Frame 1 (no input): blank canvas, image omitted
Frame 60 (the mouse pressed at the canvas centre just before this capture): blank canvas, image omitted
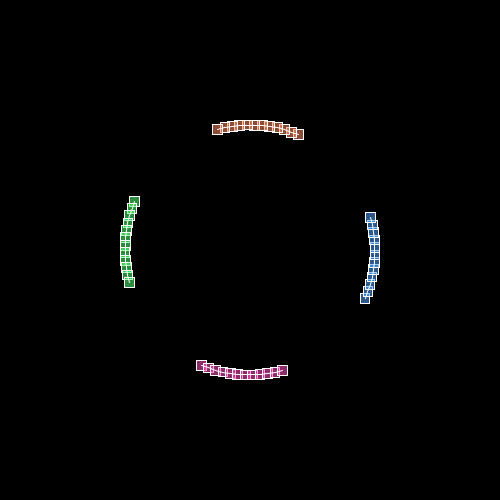
Frame 120 (the mouse held since frame 60 and released just before this capture)

The Processing sketch whose frames 1 and 60 were blank and that drew this single picture after the mouse press (run headless with seeded random() and noise(); from frame 60 on, the mouse is pressed at the canvas centre):

// Processing sketch: circle
// ── circle.pde
//Circle object
class Circle {
  float x;
  float y;
  boolean drawIt;
  public Circle(float x, float y, boolean drawIt) {
    this.x = x;
    this.y = y;
    this.drawIt = drawIt;
  }
}

//Main Code
void setup() {
  size(500,500);
}
int amount = 10;
void mousePressed() {
  amount++;
}
float move = 0;
float moveN = 0;
float time = 0;
float select = 0;
int frame = 0;
ArrayList<Circle> circles = new ArrayList<Circle>();

void draw() {
  background(0);
  
  //Add circle object
  for (int i = 0; i < 1; i++) {
    if (frame % 2 == 0) {
      float mX = map(mouseX,0,width,0,1);
      float mY = map(mouseY,0,height,0,1);
      if (mX != 0 && mY != 0) {
        if (circles.size() > amount) {
          circles.remove(0);
        }
        boolean drawIt = true;
        if (circles.size() != 0) {
          Circle last = circles.get(circles.size()-1);
          if (last.x == mouseX && last.y == mouseY) {
            drawIt = false;
          }
        }
        //circles.add(new Circle(mouseX,mouseY,drawIt));
        circles.add(new Circle((sin(move)*width/2)*mX+width/2,(cos(move)*height/2)*mY+height/2,drawIt));
      }
    }
  }
  
  //Draw circle path
  noStroke();
  noFill();
  stroke(255);
  
  beginShape();
  for (int i = circles.size()-1; i >= 0; i--) {
    Circle circle = circles.get(i);
    if (circle.drawIt) {
      int transparency = 140;
      //Blue
      fill(82,161,255,transparency);
      paint(map(circle.y,0,height,height,0),circle.x);
    }
  }
  noFill();
  endShape();
  beginShape();
  for (int i = circles.size()-1; i >= 0; i--) {
    Circle circle = circles.get(i);
    if (circle.drawIt) {
      int transparency = 140;
      //green
      fill(82,255,112,transparency);
      paint(circle.y,map(circle.x,0,width,width,0));
    }
  }
  noFill();
  endShape();
  beginShape();
  for (int i = circles.size()-1; i >= 0; i--) {
    Circle circle = circles.get(i);
    if (circle.drawIt) {
      int transparency = 140;
      //Orange and pink
      fill(255,140,100,transparency);
      paint(circle.x,circle.y);
    }
  }
  noFill();
  endShape();
  beginShape();
  for (int i = circles.size()-1; i >= 0; i--) {
    Circle circle = circles.get(i);
    if (circle.drawIt) {
      int transparency = 140;
      //pink
      fill(255,82,192,transparency);
      paint(map(circle.x,0,width,width,0),map(circle.y,0,height,height,0));
    }
  }
  noFill();
  endShape();
  
  
  
  //Move along path
  move -= 0.03;
  
  //Add one to time and frame
  time++;
  frame++;
  
}

void paint(float x, float y) {
  float rand = map(noise(moveN),0,1,0.1,2);
  float size = 20*rand;
  if (time > 20) {
    select = random(1);
    time = 0;
  }
  if (select < 0.5) {
    ellipse(x,y,size,size);
  } else {
    rect(x-size/2,y-size/2,size,size);
  }
  //Add vertex for line path
  vertex(x,y);
  //Move in noise space
  moveN += 0.004;
}
